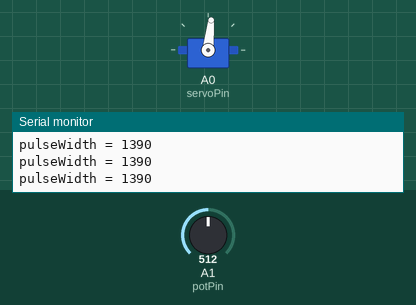
Bench run of a sketch on a simulated Arduino Uno, built with avr-gcc and run on an emulated ATmega328P. Shown: servo, the last lines printed to the serial monitor. Wiring (inferred from the names in the program): servo: signal A0. The inputs (shaded band) are chosen by the test bench; at power-on: A1 (potPin) = 512. Servo pulses on a pin are drawn as a servo (544–2400 µs = 0–180°).

Above: at 1.2 s.
1.3 s: A1 (potPin) set to 716
At 2.4 s:
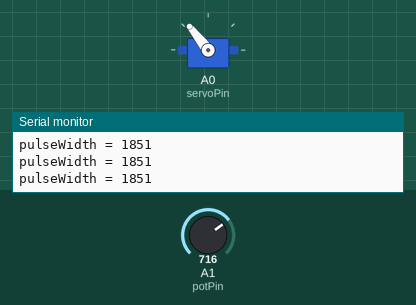
2.8 s: A1 (potPin) set to 357
At 3.7 s:
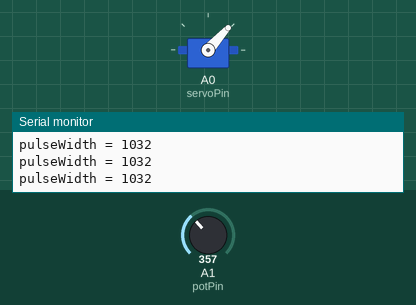
4.3 s: A1 (potPin) set to 329
At 5.4 s:
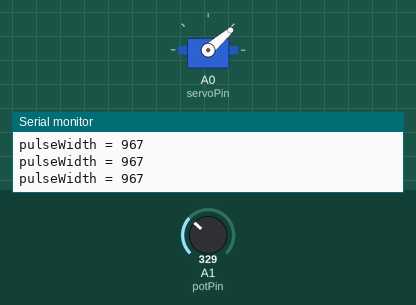
7.3 s: A1 (potPin) set to 306
At 8.5 s:
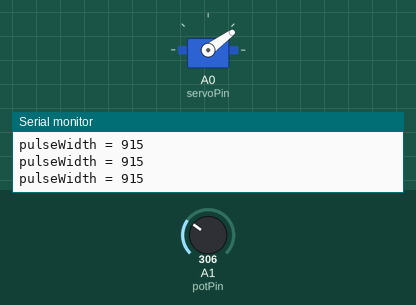
8.8 s: A1 (potPin) set to 900
At 9.2 s:
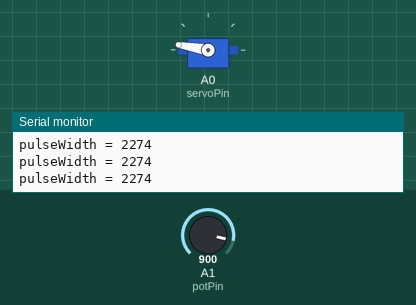
10.3 s: A1 (potPin) set to 122
At 11.7 s:
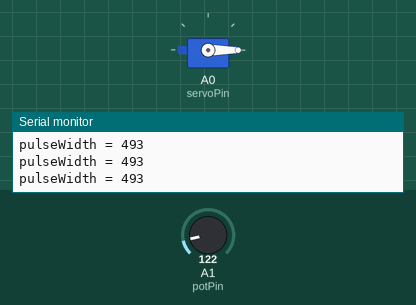
Timing chart, 0 to 12.8 s (numbered marks = the images above; inputs shaded):
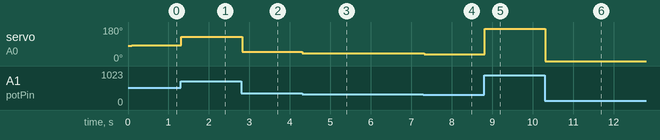

Measured:
- after the input at 1.3 s, servo on A0 (servoPin): 84° → 128° at once
- after the input at 2.8 s, servo on A0 (servoPin): 128° → 48° at once
- after the input at 4.3 s, servo on A0 (servoPin): 48° → 41° at once
- after the input at 7.3 s, servo on A0 (servoPin): 41° → 36° at once
- after the input at 8.8 s, servo on A0 (servoPin): 36° → 170° at once
- after the input at 10.3 s, servo on A0 (servoPin): 170° → 0° at once

The sketch:

ServoControl_001.ino
```cpp
int potPin = A1;
int servoPin = A0;

void setup()
{
  Serial.begin(9600);
  pinMode(potPin, INPUT);
  pinMode(servoPin, OUTPUT);
}

void loop()
{
  int potVal;
  int n;

  potVal = analogRead(potPin);

  n = map(potVal, 0, 1023, -180, 180);

  servoAngle(n);
}

void servoAngle(int angle)
{
  int pulseWidth;

  pulseWidth = map(angle, -180, 180, 220, 2560);
  digitalWrite(servoPin, HIGH);
  delayMicroseconds(pulseWidth);

  digitalWrite(servoPin, LOW);
  delayMicroseconds(10000 - pulseWidth);

  Serial.print("pulseWidth = ");
  Serial.print(pulseWidth);
  Serial.println("    ");

  delay(5);


}
```
